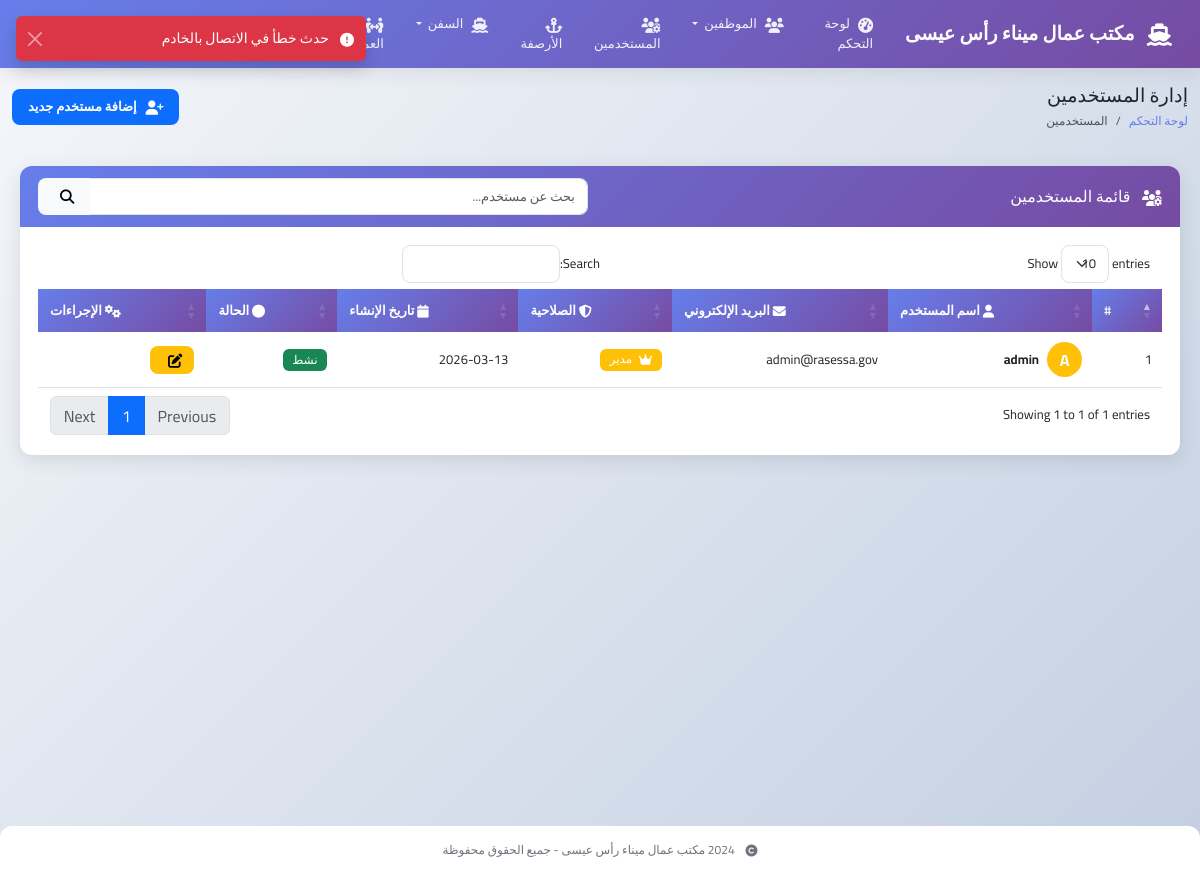
The page /users (signed in) on the database as committed earlier.
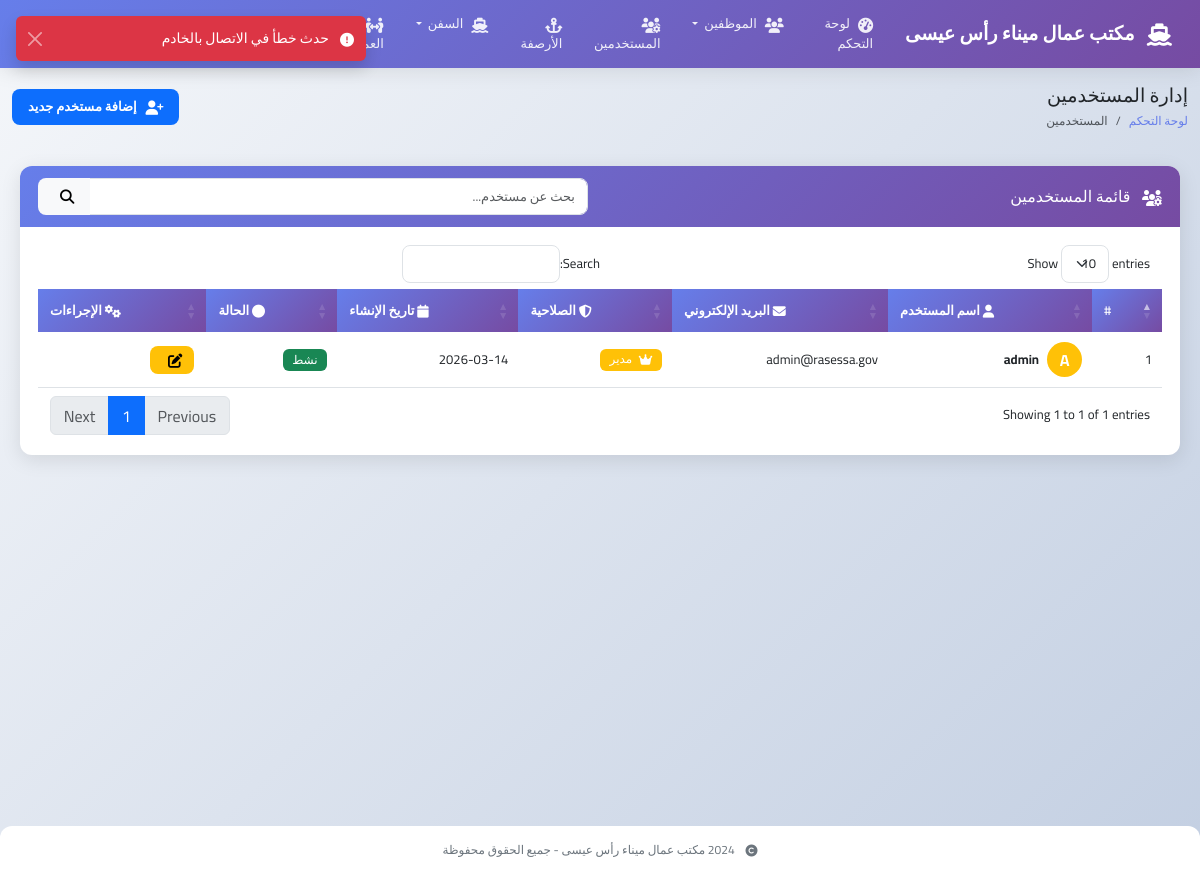
The same page on the database as committed later.
### models.py (models this page shows, shortened)
class User(UserMixin, db.Model):
    __tablename__ = 'users'
    id = db.Column(db.Integer, primary_key=True)
    username = db.Column(db.String(80), unique=True, nullable=False)
    email = db.Column(db.String(120), unique=True, nullable=False)
    password_hash = db.Column(db.String(200), nullable=False)
    role = db.Column(db.String(20), nullable=False, default='employee')
    is_active = db.Column(db.Boolean, default=True)
    created_at = db.Column(db.DateTime, default=datetime.utcnow)
    def is_admin(self):
        return self.role == 'admin'

### app.py (the view)
@app.route('/users')
@login_required
def user_list():
    if not current_user.is_admin():
        flash('ليس لديك صلاحية للوصول إلى هذه الصفحة', 'danger')
        return redirect(url_for('dashboard'))
    users = User.query.all()
    return render_template('users/list.html', users=users)

### app.py (called while the page is built)
@login_manager.user_loader
def load_user(user_id):
    return User.query.get(int(user_id))

### templates/users/list.html (shortened to what this page needs)
{% extends "base.html" %}
{% block page_title %}إدارة المستخدمين{% endblock %}
{% block breadcrumb %}
<li class="breadcrumb-item"><a href="{{ url_for('dashboard') }}">لوحة التحكم</a></li>
<li class="breadcrumb-item active">المستخدمين</li>
{% endblock %}
{% block page_actions %}
<a href="{{ url_for('add_user') }}" class="btn btn-primary">
    <i class="fas fa-user-plus"></i> إضافة مستخدم جديد
</a>
{% endblock %}
{% block content %}
<div class="card">
    <div class="card-header bg-primary text-white">
        <div class="row align-items-center">
            <div class="col-md-6">
                <h5 class="mb-0 text-white">
                    <i class="fas fa-users-cog"></i> قائمة المستخدمين
                </h5>
            </div>
            <div class="col-md-6">
                <div class="input-group">
                    <input type="text" class="form-control" id="searchInput" placeholder="بحث عن مستخدم...">
                    <button class="btn btn-light" type="button">
                        <i class="fas fa-search"></i>
                    </button>
                </div>
            </div>
        </div>
    </div>
    <div class="card-body">
        <div class="table-responsive">
            <table class="table table-hover" id="usersTable">
                <thead>
                    <tr>
                        <th>#</th>
                        <th><i class="fas fa-user"></i> اسم المستخدم</th>
                        <th><i class="fas fa-envelope"></i> البريد الإلكتروني</th>
                        <th><i class="fas fa-shield-alt"></i> الصلاحية</th>
                        <th><i class="fas fa-calendar"></i> تاريخ الإنشاء</th>
                        <th><i class="fas fa-circle"></i> الحالة</th>
                        <th><i class="fas fa-cogs"></i> الإجراءات</th>
                    </tr>
                </thead>
                <tbody>
                    {% for user in users %}
                    <tr>
                        <td>{{ loop.index }}</td>
                        <td>
                            <div class="d-flex align-items-center">
                                <div class="avatar-circle {% if user.role == 'admin' %}bg-warning{% else %}bg-info{% endif %} text-white me-2">
                                    {{ user.username[0]|upper }}
                                </div>
                                <strong>{{ user.username }}</strong>
                            </div>
                        </td>
                        <td>{{ user.email }}</td>
                        <td>
                            {% if user.role == 'admin' %}
                                <span class="badge bg-warning">
                                    <i class="fas fa-crown me-1"></i> مدير
                                </span>
                            {% else %}
                                <span class="badge bg-info">
                                    <i class="fas fa-user me-1"></i> موظف
                                </span>
                            {% endif %}
                        </td>
                        <td>{{ user.created_at.strftime('%Y-%m-%d') }}</td>
                        <td>
                            {% if user.is_active %}
                                <span class="badge bg-success">نشط</span>
                            {% else %}
                                <span class="badge bg-danger">غير نشط</span>
                            {% endif %}
                        </td>
                        <td class="action-buttons">
                            <a href="{{ url_for('edit_user', id=user.id) }}" class="btn btn-sm btn-warning" title="تعديل">
                                <i class="fas fa-edit"></i>
                            </a>
                        </td>
                    </tr>
                    {% endfor %}
                </tbody>
            </table>
        </div>
    </div>
</div>
{% endblock %}

Rows that differ between the two databases and show on the page:
changed User "admin": created_at "2026-03-13" → "2026-03-14"
